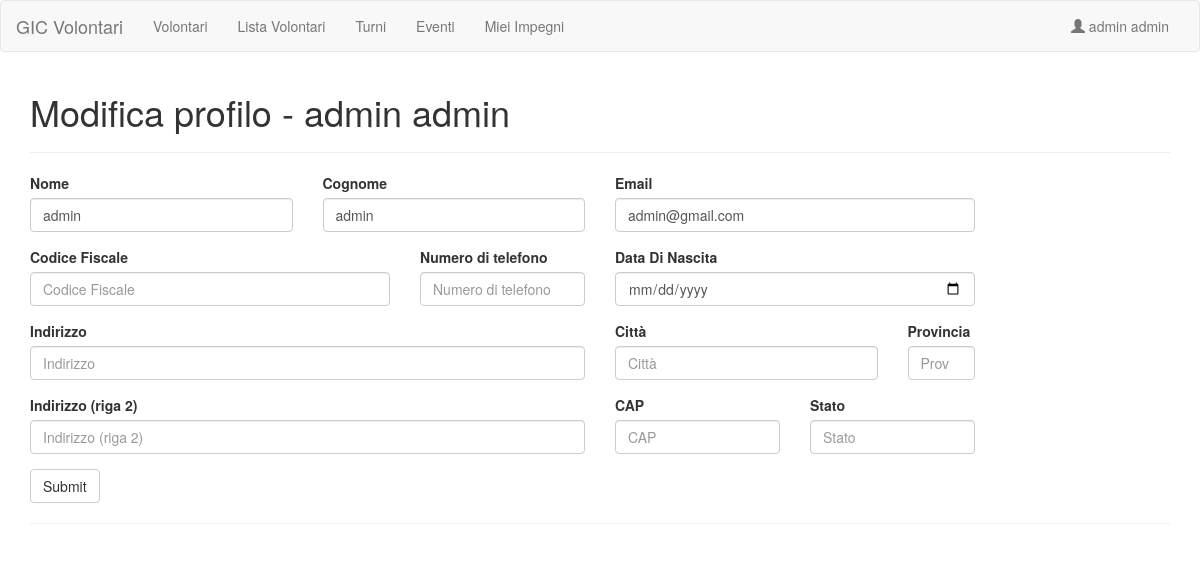
/volunteers/user_edit_own_profile.php (signed in), run on the app's committed database.
### tables this page shows
create table users (
	id INT(8) UNSIGNED AUTO_INCREMENT PRIMARY KEY,
	firstname VARCHAR(30) NOT NULL,
	lastname VARCHAR(30) NOT NULL,
	email VARCHAR(50),
	CF varchar(15),
	birthdate DATE,
	psw VARCHAR(150),
	phone VARCHAR(20),
	address VARCHAR(75),
	address2 VARCHAR(75),
	city VARCHAR(50),
	prov VARCHAR(15),
	cap VARCHAR(6),
	state VARCHAR(50),
	position INT(2),
	permessi INT(2)

);

### lib/sqlLib.php (called while the page is built, shortened)
<?php
class DbConnection {
	private $pdo;
	public function __construct() {
		$this->pdo = new PDO('mysql:host=127.0.0.1;dbname=liltvolontari;charset=utf8mb4', 'root', '');
	}
	public function getUser($id) {
		$statement = $this->pdo->prepare("SELECT * FROM users WHERE id=:id");
		$statement->execute(array(':id' => $id));
		$user = $statement->fetchAll(PDO::FETCH_ASSOC);
		return $user[0];
	}
}
?>

### lib/permission.php (called while the page is built, shortened)
<?php
class PermissionPage {
	private $permissionLevel;
	public function __construct($p=NULL) {
		$this->permissionLevel = $p;
	}
	public function checkPermission() {
		$requiredPermission = intval($_SESSION['permessi']);;
		return $requiredPermission <= $this->permissionLevel;
	}
}

### volunteers/user_edit_own_profile.php (the view)
<?php
require_once('../lib/generalLayout.php');
require_once('../lib/sqlLib.php');
$db = new DbConnection();
$user = $db->getUser($_SESSION['id']);
$Nome = $user['firstname'];
$Cognome = $user['lastname'];
$Email = $user['email'];
$CF = $user['CF'];
$birthDate = $user['birthdate'];
$NumeroTelefono = $user['phone'];
$Indirizzo = $user['address'];
$Indirizzo2 = $user['address2'];
$Citta = $user['city'];
$Provincia = $user['prov'];
$CAP = $user['cap'];
$Stato = $user['state'];
$content = <<< HTML
<h1>Modifica profilo - $Nome $Cognome</h1>
<hr />
<form action='process_user_edit_own_profile.php' method="POST">
	<div id="editVolunteerForm">
	    <input type="hidden" name="id" value="{$user['id']}">
		<div class="row">
			<div class="form-group col-sm-3">
				<label for="Nome">Nome</label>
				<input type="text" class="form-control" id="Nome" placeholder="Nome" name="Nome" value="$Nome" >
			</div>
			<div class="form-group col-sm-3">
				<label for="Cognome">Cognome</label>
				<input type="text" class="form-control" id="Cognome" placeholder="Cognome" name="Cognome" value="$Cognome" >
			</div>
			<div class="form-group col-sm-4">
				<label for="Email">Email</label>
				<input type="email" class="form-control" id="Email" placeholder="Email" name="Email" value="$Email" >
			</div>
		</div>
		<div class="row">
			<div class="form-group col-sm-4">
				<label for="CodiceFiscale">Codice Fiscale</label>
				<input type="text" class="form-control" id="CodiceFiscale" placeholder="Codice Fiscale" name="CodiceFiscale" value="$CF" >
			</div>
			<div class="form-group col-sm-2">
				<label for="NumeroTelefono">Numero di telefono</label>
				<input type="tel" class="form-control" id="NumeroTelefono" placeholder="Numero di telefono" name="NumeroTelefono" value="$NumeroTelefono" >
			</div>
			<div class="form-group col-sm-4">
				<label for="DataDiNascita">Data Di Nascita</label>
				<input type="date" class="form-control" id="DataDiNascita" placeholder="Data Di Nascita" name="DataDiNascita" value="$birthDate" >
			</div>
		</div>
		<div class="row">
			<div class="form-group col-sm-6">
				<label for="Indirizzo">Indirizzo</label>
				<input type="text" class="form-control" id="Indirizzo" placeholder="Indirizzo" name="Indirizzo" value="$Indirizzo" >
			</div>
			<div class="form-group col-sm-3">
				<label for="Citta">Città</label>
				<input type="text" class="form-control" id="Citta" placeholder="Città" name="Citta" value="$Citta" >
			</div>
			<div class="form-group col-sm-1">
				<label for="Provincia">Provincia</label>
				<input type="text" class="form-control" id="Provincia" placeholder="Prov" name="Provincia" value="$Provincia" >
			</div>
		</div>
		<div class="row">
			<div class="form-group col-sm-6">
				<label for="Indirizzo2">Indirizzo (riga 2)</label>
				<input type="text" class="form-control" id="Indirizzo2" placeholder="Indirizzo (riga 2)" name="Indirizzo2" value="$Indirizzo2" >
			</div>
			<div class="form-group col-sm-2">
				<label for="CAP">CAP</label>
				<input type="text" class="form-control" id="CAP" placeholder="CAP" name="CAP" value="$CAP" >
			</div>
			<div class="form-group col-sm-2">
				<label for="Stato">Stato</label>
				<input type="text" class="form-control" id="Stato" placeholder="Stato" name="Stato" value="$Stato" >
			</div>
		</div>
		<button type="submit" class="btn btn-default">Submit</button>
	</div>
</form>
<hr />
HTML
;
try {
    $generalLayout = new GeneralLayout(GeneralLayout::HOMEPATH."", PermissionPage::MORNING);
    $generalLayout->yieldElem('title', 'Modifica Profilo');
    $generalLayout->yieldElem('content', $content);
    echo $generalLayout->getPage();
}
catch (UnhautorizedException $e) {
    $e->echoAlert();
}

### data on the page
users: firstname "admin", lastname "admin", Nome "admin", Cognome "admin", Email "admin@gmail.com"

### other printed values
$page->title "Volontari"
$page->title "Lista Volontari"
$page->title "Turni"
$page->title "Eventi"
$page->title "Miei Impegni"
$userName "admin admin"
